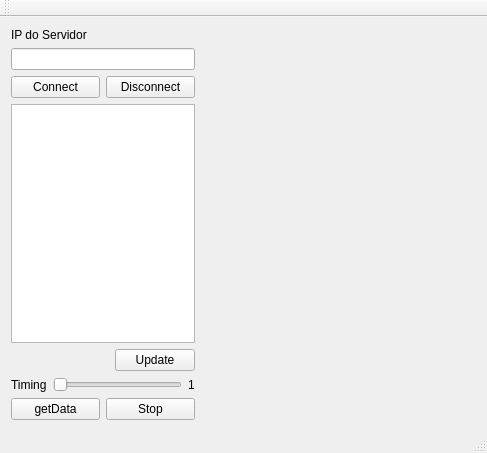
<?xml version="1.0" encoding="UTF-8"?>
<ui version="4.0">
 <class>MainWindow</class>
 <widget class="QMainWindow" name="MainWindow">
  <property name="geometry">
   <rect>
    <x>0</x>
    <y>0</y>
    <width>487</width>
    <height>453</height>
   </rect>
  </property>
  <property name="windowTitle">
   <string>MainWindow</string>
  </property>
  <widget class="QWidget" name="centralWidget">
   <layout class="QGridLayout" name="gridLayout">
    <item row="0" column="0">
     <layout class="QHBoxLayout" name="horizontalLayout_5" stretch="40,60">
      <item>
       <layout class="QVBoxLayout" name="verticalLayout">
        <item>
         <widget class="QLabel" name="label">
          <property name="text">
           <string>IP do Servidor</string>
          </property>
         </widget>
        </item>
        <item>
         <widget class="QLineEdit" name="lineEdit"/>
        </item>
        <item>
         <layout class="QHBoxLayout" name="horizontalLayout">
          <item>
           <widget class="QPushButton" name="pushButton_Connect">
            <property name="text">
             <string>Connect</string>
            </property>
           </widget>
          </item>
          <item>
           <widget class="QPushButton" name="pushButton_Disconnect">
            <property name="text">
             <string>Disconnect</string>
            </property>
           </widget>
          </item>
         </layout>
        </item>
        <item>
         <widget class="QListWidget" name="listWidget_ListaDeClients"/>
        </item>
        <item>
         <layout class="QHBoxLayout" name="horizontalLayout_2">
          <item>
           <spacer name="horizontalSpacer">
            <property name="orientation">
             <enum>Qt::Horizontal</enum>
            </property>
            <property name="sizeHint" stdset="0">
             <size>
              <width>40</width>
              <height>20</height>
             </size>
            </property>
           </spacer>
          </item>
          <item>
           <widget class="QPushButton" name="pushButton_Update">
            <property name="text">
             <string>Update</string>
            </property>
           </widget>
          </item>
         </layout>
        </item>
        <item>
         <layout class="QHBoxLayout" name="horizontalLayout_3">
          <item>
           <widget class="QLabel" name="label_2">
            <property name="text">
             <string>Timing</string>
            </property>
           </widget>
          </item>
          <item>
           <widget class="QSlider" name="horizontalSlider">
            <property name="orientation">
             <enum>Qt::Horizontal</enum>
            </property>
           </widget>
          </item>
          <item>
           <widget class="QLabel" name="label_number">
            <property name="text">
             <string>1</string>
            </property>
           </widget>
          </item>
         </layout>
        </item>
        <item>
         <layout class="QHBoxLayout" name="horizontalLayout_4">
          <item>
           <widget class="QPushButton" name="pushButtonGet">
            <property name="text">
             <string>getData</string>
            </property>
           </widget>
          </item>
          <item>
           <widget class="QPushButton" name="pushButton_Stop">
            <property name="text">
             <string>Stop</string>
            </property>
           </widget>
          </item>
         </layout>
        </item>
       </layout>
      </item>
      <item>
       <widget class="Plotter" name="widget_Plotter" native="true"/>
      </item>
     </layout>
    </item>
   </layout>
  </widget>
  <widget class="QMenuBar" name="menuBar">
   <property name="geometry">
    <rect>
     <x>0</x>
     <y>0</y>
     <width>487</width>
     <height>21</height>
    </rect>
   </property>
  </widget>
  <widget class="QToolBar" name="mainToolBar">
   <attribute name="toolBarArea">
    <enum>TopToolBarArea</enum>
   </attribute>
   <attribute name="toolBarBreak">
    <bool>false</bool>
   </attribute>
  </widget>
  <widget class="QStatusBar" name="statusBar"/>
 </widget>
 <layoutdefault spacing="6" margin="11"/>
 <customwidgets>
  <customwidget>
   <class>Plotter</class>
   <extends>QWidget</extends>
   <header>plotter.h</header>
   <container>1</container>
   <slots>
    <signal>mudouX(int)</signal>
    <signal>mudouY(int)</signal>
    <slot>mudaAmplitude(int)</slot>
    <slot>mudaFrequencia(int)</slot>
   </slots>
  </customwidget>
 </customwidgets>
 <resources/>
 <connections/>
</ui>
